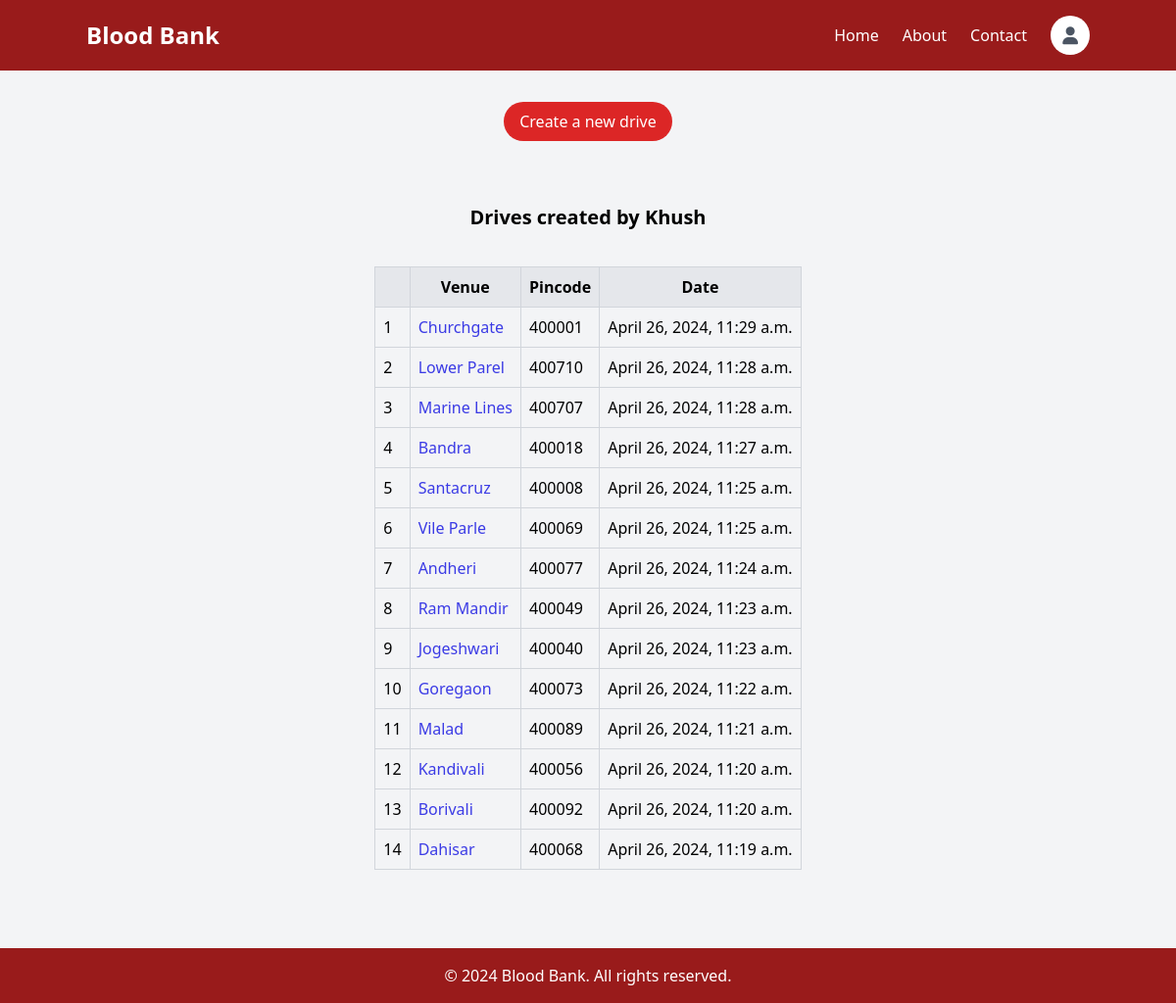
Screenshot of /admin_dashboard/ (signed in) with the database file from the repository.
### BloodBank/models.py (models this page shows, shortened)
class DonationDrive(models.Model):
	Venue = models.CharField(max_length=200, null=True)
	Pincode = models.CharField(max_length=200, null=True)
	date_created = models.DateTimeField(auto_now_add=True, null=True)
	created_by = models.ForeignKey(User, on_delete=models.CASCADE, null=True)

### BloodBank/views.py (the view)
# urls.py: path('admin_dashboard/', views.admin_dashboard, name="admin_dashboard"),
@login_required(login_url='login')
def admin_dashboard(request):
    drives = DonationDrive.objects.filter(created_by=request.user)[::-1]  #passing in as recent first order
    context = {'drives': drives}
    return render(request,'BloodBank/admin_dashboard.html',context)

### BloodBank/templates/BloodBank/admin_dashboard.html (shortened to what this page needs)
 <!DOCTYPE html>
 <html lang="en">
 <head>
     <link href="https://cdn.jsdelivr.net/npm/tailwindcss@2.2.19/dist/tailwind.min.css" rel="stylesheet">
     <link href="https://cdnjs.cloudflare.com/ajax/libs/font-awesome/6.0.0-beta3/css/all.min.css" rel="stylesheet">
 </head>
 <body class="bg-gray-100">
     <header class="bg-red-800 text-white py-4 px-8">
         <div class="container mx-auto flex justify-between items-center">
             <h1 class="text-2xl font-bold">Blood Bank</h1>
             <div class="flex items-center space-x-6">
                 <a href="{% url 'home' %}" class="text-white hover:text-gray-200">Home</a>
                 <a href="#" class="text-white hover:text-gray-200">About</a>
                 <a href="#" class="text-white hover:text-gray-200">Contact</a>
                 <div class="relative dropdown">
                     <div class="bg-white w-10 h-10 rounded-full flex items-center justify-center cursor-pointer">
                         <i class="fa-solid fa-user text-gray-600 text-lg"></i>
                     </div>
                 </div>
             </div>
         </div>
     </header>
     <div class="container mx-auto px-4 py-8 flex justify-center items-center">
         <a href="{% url 'CreateDrive' %}" class="bg-red-600 text-white rounded-full px-4 py-2 hover:bg-white hover:text-red-600">Create a new drive</a>
     </div>
     <div class="container mx-auto px-4 py-8">
        <div class="text-center">
            <h2 class="text-xl font-semibold mb-1">Drives created by {{request.user}}</h2>
          </div>
     </div>
     <div class="w-60% mx-auto mb-20">
        <div class="overflow-x-auto">
            <table class="mx-auto w-auto table-auto border-collapse border border-gray-300">
                <thead>
                    <tr class="bg-gray-200">
                        <th class="px-2 py-2 border border-gray-300"></th>
                        <th class="px-2 py-2 border border-gray-300">Venue</th>
                        <th class="px-2 py-2 border border-gray-300">Pincode</th>
                        <th class="px-2 py-2 border border-gray-300">Date</th>
                    </tr>
                </thead>
                {% for drive in drives %}
                <tbody>
                    <tr>
                        <td class="px-2 py-2 border border-gray-300">{{ forloop.counter }}</td>
                        <td class="px-2 py-2 border border-gray-300">
                            <a href="{% url 'drive_dets' drive.Venue %}" style="color: rgb(59, 59, 229);">{{drive.Venue}}</a>
                        </td>
                        <td class="px-2 py-2 border border-gray-300">{{drive.Pincode}}</td>
                        <td class="px-2 py-2 border border-gray-300">{{drive.date_created}}</td>
                    </tr>
                </tbody>
                {% endfor %}
            </table>
        </div>
    </div>
    <footer class="bg-red-800 text-white py-4 text-center bottom-0 w-full">
        <p>&copy; 2024 Blood Bank. All rights reserved.</p>
    </footer>
 </body>
 </html>

### rows the page displays
DonationDrive: Venue "Churchgate", Pincode "400001", date_created "April 26, 2024, 11:29 a.m."
DonationDrive: Venue "Lower Parel", Pincode "400710", date_created "April 26, 2024, 11:28 a.m."
DonationDrive: Venue "Marine Lines", Pincode "400707", date_created "April 26, 2024, 11:28 a.m."
DonationDrive: Venue "Bandra", Pincode "400018", date_created "April 26, 2024, 11:27 a.m."
DonationDrive: Venue "Santacruz", Pincode "400008", date_created "April 26, 2024, 11:25 a.m."
DonationDrive: Venue "Vile Parle", Pincode "400069", date_created "April 26, 2024, 11:25 a.m."
DonationDrive: Venue "Andheri", Pincode "400077", date_created "April 26, 2024, 11:24 a.m."
DonationDrive: Venue "Ram Mandir", Pincode "400049", date_created "April 26, 2024, 11:23 a.m."
DonationDrive: Venue "Jogeshwari", Pincode "400040", date_created "April 26, 2024, 11:23 a.m."
DonationDrive: Venue "Goregaon", Pincode "400073", date_created "April 26, 2024, 11:22 a.m."
DonationDrive: Venue "Malad", Pincode "400089", date_created "April 26, 2024, 11:21 a.m."
DonationDrive: Venue "Kandivali", Pincode "400056", date_created "April 26, 2024, 11:20 a.m."
DonationDrive: Venue "Borivali", Pincode "400092", date_created "April 26, 2024, 11:20 a.m."
DonationDrive: Venue "Dahisar", Pincode "400068", date_created "April 26, 2024, 11:19 a.m."

### other values shown
{{ request.user }} "Khush"
